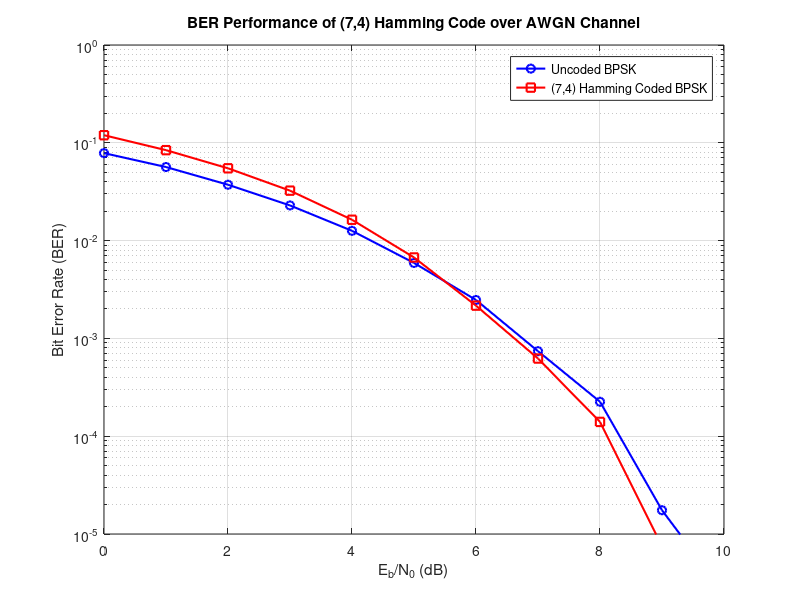

MATLAB code to generate this figure:
clc;
clear;
close all;

n = 7;
k = 4;
num_blocks = 100000;
EbN0_dB = 0:1:10;

P = [1 1 0; 
     0 1 1; 
     1 1 1; 
     1 0 1];
G = [eye(k), P];
H = [P', eye(n - k)];

syndrome_table = zeros(2^(n - k), n);
for i = 1:n
    err_vec = zeros(1, n);
    err_vec(i) = 1;
    syn = mod(err_vec * H', 2);
    idx = bi2de(syn, 'left-msb') + 1;
    syndrome_table(idx, :) = err_vec;
end

data_bits = randi([0 1], num_blocks, k);
coded_bits = mod(data_bits * G, 2);

ber_coded = zeros(size(EbN0_dB));
ber_uncoded = zeros(size(EbN0_dB));

R = k / n;

for idx = 1:length(EbN0_dB)
    EbN0 = 10^(EbN0_dB(idx) / 10);
    
    tx_coded = 2 * coded_bits - 1;
    sigma_coded = sqrt(1 / (2 * R * EbN0));
    rx_coded = tx_coded + sigma_coded * randn(size(tx_coded));
    rx_hard = rx_coded > 0;
    
    syndromes = mod(rx_hard * H', 2);
    syn_indices = bi2de(syndromes, 'left-msb') + 1;
    error_patterns = syndrome_table(syn_indices, :);
    corrected_codewords = mod(rx_hard + error_patterns, 2);
    
    decoded_bits = corrected_codewords(:, 1:k);
    ber_coded(idx) = sum(sum(decoded_bits ~= data_bits)) / (num_blocks * k);
    
    tx_uncoded = 2 * data_bits - 1;
    sigma_uncoded = sqrt(1 / (2 * EbN0));
    rx_uncoded = tx_uncoded + sigma_uncoded * randn(size(tx_uncoded));
    rx_uncoded_hard = rx_uncoded > 0;
    
    ber_uncoded(idx) = sum(sum(rx_uncoded_hard ~= data_bits)) / (num_blocks * k);
end

figure;
semilogy(EbN0_dB, ber_uncoded, 'b-o', 'LineWidth', 1.5);
hold on;
semilogy(EbN0_dB, ber_coded, 'r-s', 'LineWidth', 1.5);
grid on;
xlabel('E_b/N_0 (dB)');
ylabel('Bit Error Rate (BER)');
title('BER Performance of (7,4) Hamming Code over AWGN Channel');
legend('Uncoded BPSK', '(7,4) Hamming Coded BPSK');
ylim([1e-5 1]);
